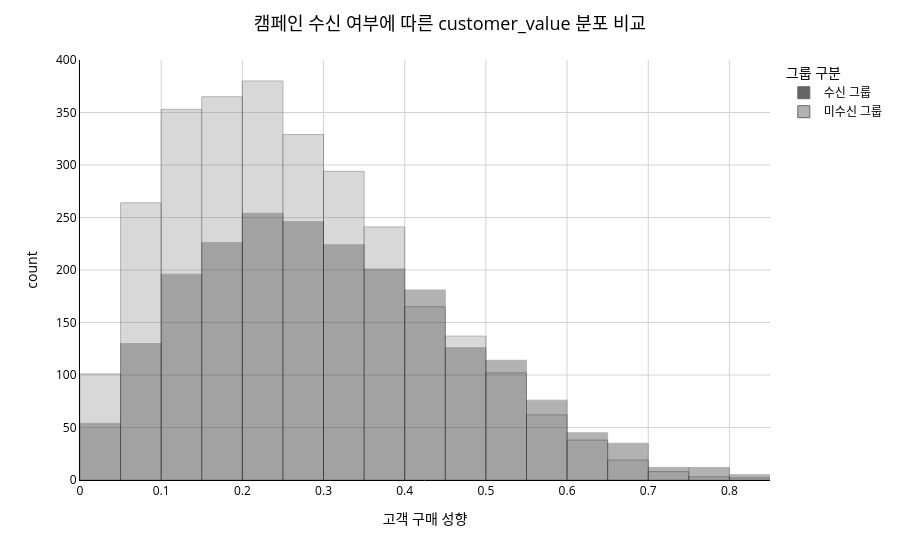

The notebook cell saved with this chart:
### Markdown cell above
---

## 과제 1. 교란변수 확인 (8점)

### 요구사항

1. **(3점)** 캠페인 수신 그룹과 미수신 그룹의 `customer_value` 평균을 각각 계산하고,
   `customer_value` 분포를 **히스토그램**(두 그룹 겹쳐서 표시)으로 시각화하세요.

2. **(2점)** 두 그룹의 `customer_value` 평균 차이가 통계적으로 유의한지 **t-검정** 결과(p-value)를 `print()`로 출력하세요.

3. **(3점)** 단순 비교(42%-22%=20%p)가 **과대추정인 이유**를 교란변수 관점에서 2~3문장으로 설명하세요.

### Code cell
# ✏️ 과제 1-1: 그룹별 customer_value 평균 + 히스토그램
import plotly.express as px
import pandas as pd

# 1. 시각화를 위해 캠페인 수신 여부를 문자열로 매핑
df_plot = df.copy()
df_plot['campaign_group'] = df_plot['campaign'].map({1: '수신 그룹', 0: '미수신 그룹'})

# 2. 그룹별 customer_value 평균 계산
mean_values = df_plot.groupby('campaign_group')['customer_value'].mean()
print(f"--- customer_value 평균 ---")
print(f"미수신 그룹: {mean_values['미수신 그룹']:.4f}")
print(f"수신 그룹  : {mean_values['수신 그룹']:.4f}")

# 3. 히스토그램 시각화 (Plotly)
fig = px.histogram(
    df_plot, 
    x="customer_value", 
    color="campaign_group",
    barmode="overlay", # 두 그룹 겹쳐서 표시
    nbins=30,
    color_discrete_map={'수신 그룹': 'black', '미수신 그룹': 'gray'}, # 검정/회색 기조
    labels={'campaign_group': '그룹 구분', 'customer_value': '고객 구매 성향'}
)

# 4. 시각화 공통 규칙 적용
fig.update_layout(
    plot_bgcolor='white',         # 흰색 배경
    paper_bgcolor='white',        # 흰색 배경
    font=dict(color='black'),     # 모든 텍스트 검정
    title=dict(
        text="캠페인 수신 여부에 따른 customer_value 분포 비교", 
        x=0.5, 
        font=dict(size=18)
    ),
    xaxis=dict(
        showgrid=True, 
        gridcolor='lightgray', 
        linecolor='black', 
        tickfont=dict(color='black')
    ),
    yaxis=dict(
        showgrid=True, 
        gridcolor='lightgray', 
        linecolor='black',
        tickfont=dict(color='black')
    )
)

# 마커: 검정 테두리 설정 및 불투명도 조절 (겹침 확인용)
fig.update_traces(
    marker=dict(line=dict(width=1, color='black')), 
    opacity=0.6
)

fig.show()

### Figure 1 — Plotly figure (JSON) as saved in the notebook; plotly's stock layout.template omitted (floating-point values rounded to 4 significant figures; data arrays with more than 128 entries replaced by an {"elided": "..."} marker saying what was removed)
{"data": [{"bingroup": "x", "hovertemplate": "그룹 구분=수신 그룹<br>고객 구매 성향=%{x}<br>count=%{y}<extra></extra>", "legendgroup": "수신 그룹", "marker": {"color": "black", "line": {"color": "black", "width": 1}, "opacity": 0.5, "pattern": {"shape": ""}}, "name": "수신 그룹", "nbinsx": 30, "opacity": 0.6, "orientation": "v", "showlegend": true, "type": "histogram", "x": {"elided": "2137 float values"}, "xaxis": "x", "yaxis": "y"}, {"bingroup": "x", "hovertemplate": "그룹 구분=미수신 그룹<br>고객 구매 성향=%{x}<br>count=%{y}<extra></extra>", "legendgroup": "미수신 그룹", "marker": {"color": "gray", "line": {"color": "black", "width": 1}, "opacity": 0.5, "pattern": {"shape": ""}}, "name": "미수신 그룹", "nbinsx": 30, "opacity": 0.6, "orientation": "v", "showlegend": true, "type": "histogram", "x": {"elided": "2863 float values"}, "xaxis": "x", "yaxis": "y"}], "layout": {"barmode": "overlay", "font": {"color": "black"}, "legend": {"title": {"text": "그룹 구분"}, "tracegroupgap": 0}, "margin": {"t": 60}, "paper_bgcolor": "white", "plot_bgcolor": "white", "title": {"font": {"size": 18}, "text": "캠페인 수신 여부에 따른 customer_value 분포 비교", "x": 0.5}, "xaxis": {"anchor": "y", "domain": [0, 1], "gridcolor": "lightgray", "linecolor": "black", "showgrid": true, "tickfont": {"color": "black"}, "title": {"text": "고객 구매 성향"}}, "yaxis": {"anchor": "x", "domain": [0, 1], "gridcolor": "lightgray", "linecolor": "black", "showgrid": true, "tickfont": {"color": "black"}, "title": {"text": "count"}}}}
